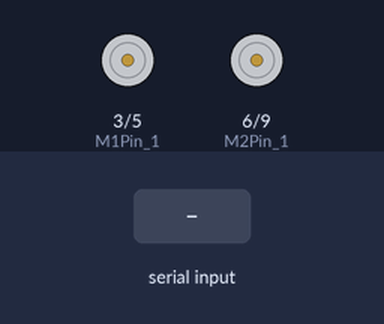
This sketch was run on a simulated Arduino Uno, built with avr-gcc and run on an emulated ATmega328P. Parts: motor-driver pin pairs drawn as motors (green arrow = first pin HIGH = forward, orange = second pin HIGH = backward, longer = more drive). Inputs (shaded band) come from the test bench.

Above: at 1.2 s.
1.3 s: "f" received over Serial
At 2.1 s:
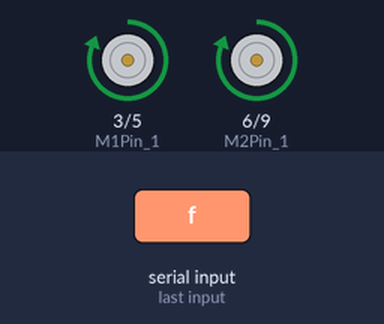
2.8 s: "b" received over Serial
At 3.2 s:
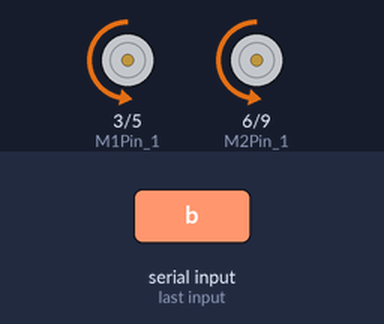
4.3 s: "r" received over Serial
At 5.5 s:
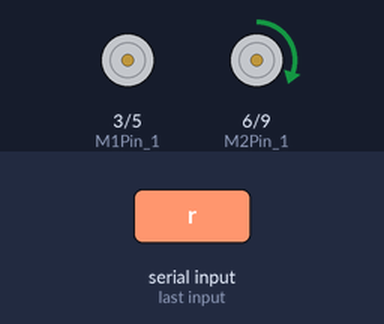
5.8 s: "l" received over Serial
At 6.7 s:
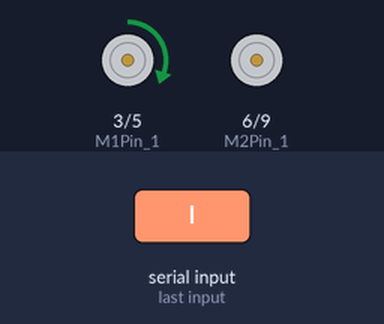
7.3 s: "c" received over Serial
At 7.8 s:
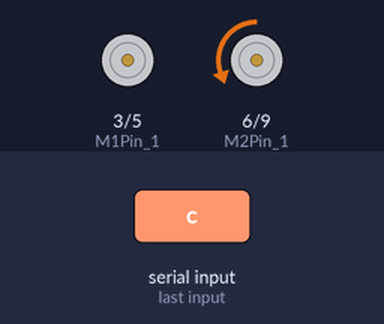
8.8 s: "z" received over Serial
At 10.2 s:
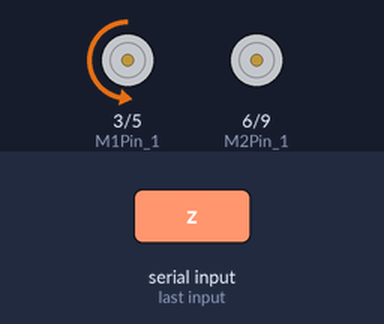
Timing chart, 0 to 11.3 s (numbered marks = the images above; inputs shaded):
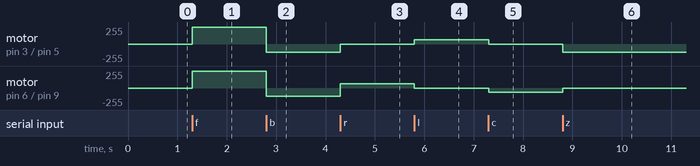

Measured:
- after the input at 1.3 s, motor on pin 3 (M1Pin_1) / pin 5 (M1Pin_2), motor on pin 6 (M2Pin_1) / pin 9 (M2Pin_2): stopped → forward 255/255 at once
- after the input at 2.8 s, motor on pin 3 (M1Pin_1) / pin 5 (M1Pin_2), motor on pin 6 (M2Pin_1) / pin 9 (M2Pin_2): forward 255/255 → backward 127/255 at once
- after the input at 4.3 s, motor on pin 3 (M1Pin_1) / pin 5 (M1Pin_2): backward 127/255 → stopped at once; motor on pin 6 (M2Pin_1) / pin 9 (M2Pin_2): backward 127/255 → forward 63/255 at once
- after the input at 5.8 s, motor on pin 3 (M1Pin_1) / pin 5 (M1Pin_2): stopped → forward 63/255 at once; motor on pin 6 (M2Pin_1) / pin 9 (M2Pin_2): forward 63/255 → stopped at once
- after the input at 7.3 s, motor on pin 3 (M1Pin_1) / pin 5 (M1Pin_2): forward 63/255 → stopped at once; motor on pin 6 (M2Pin_1) / pin 9 (M2Pin_2): stopped → backward 63/255 at once
- after the input at 8.8 s, motor on pin 3 (M1Pin_1) / pin 5 (M1Pin_2): stopped → backward 127/255 at once; motor on pin 6 (M2Pin_1) / pin 9 (M2Pin_2): backward 63/255 → stopped at once

The sketch:

R_G_B_Maze_Traversing_Robot.ino
```cpp
/**
 *
 * @name R-G-B Maze Traversing Robot
 * @author Mohammad Rakibul Haider
 * @version 0.2
 * @description Interface Arduino with two D.C. Motors. In this phase
 *  we will implement basic movement (turn left-right, move forward-background) and control
 *  speed (using P.W.M.). Drive our robot from Arduino Serial Terminal.
 */

static int Speed = 255;       //Highest running speed
const int reverseSpeed = 127; //Highest running speed when car on reverse gear
const int turnSpeed = 63;     //Highest turning speed

int M1Pin_1 = 3; //PWM pin 3
int M1Pin_2 = 5; //PWM pin 5

int M2Pin_1 = 6; //PWM pin 6
int M2Pin_2 = 9; //PWM pin 9

byte input;      //variable for keyboard input

/**
 *
 * @param none
 * @return void
 */
void increaseSpeed(){
  if(Speed <256){
    Speed += 5;
  }
}

/**
 *
 * @param none
 * @return void
 */
void decreaseSpeed(){
  if(Speed > 0){
    Speed -= 5;
  }
}


/**
 *
 * @param int mPin1
 * @param int mPin2
 * @param int mPin3
 * @param int mPin4
 * @return void
 */

void turnLeft(int mPin1, int mPin2, int mPin3, int mPin4){
    stop(mPin3, mPin4);
    analogWrite(mPin1, turnSpeed);
    analogWrite(mPin2, 0);
}

/**
 *
 * @param int mPin1
 * @param int mPin2
 * @param int mPin3
 * @param int mPin4
 * @return void
 */

void turnLeftBack(int mPin1, int mPin2, int mPin3, int mPin4){
    stop(mPin3, mPin4);
    analogWrite(mPin2, turnSpeed);
    analogWrite(mPin1, 0);
}

/**
 *
 * @param int mPin1
 * @param int mPin2
 * @param int mPin3
 * @param int mPin4
 * @return void
 */
void turnRight(int mPin1, int mPin2, int mPin3, int mPin4){
    stop(mPin3, mPin4);
    analogWrite(mPin1, turnSpeed);
    analogWrite(mPin2, 0);
}

/**
 *
 * @param int mPin1
 * @param int mPin2
 * @param int mPin3
 * @param int mPin4
 * @return void
 */
void turnRightBack(int mPin1, int mPin2, int mPin3, int mPin4){
    stop(mPin3, mPin4);
    analogWrite(mPin2, turnSpeed);
    analogWrite(mPin1, 0);
}

/**
 *
 * @param int mPin1
 * @param int mPin2
 * @return void
 */
void stop(int mPin1, int mPin2){
    digitalWrite(mPin1, LOW);
    digitalWrite(mPin2, LOW);
}

/**
 *
 * @param int mPin1
 * @param int mPin2
 * @return void
 */
void forward(int mPin1, int mPin2){
    analogWrite(mPin1, Speed);
    analogWrite(mPin2, 0);
}

/**
 *
 * @param int mPin1
 * @param int mPin2
 * @return void
 */
void reverse(int mPin1, int mPin2){
    analogWrite(mPin2, reverseSpeed);
    analogWrite(mPin1, 0);
}


void setup(){
   pinMode(M1Pin_1, OUTPUT);
   pinMode(M1Pin_2, OUTPUT);
   pinMode(M2Pin_1, OUTPUT);
   pinMode(M2Pin_2, OUTPUT);
   Serial.begin(9600); //initialize serial input
}

void loop(){
  //Serial.println(Speed);
    if(Serial.available() > 0) {
        input = Serial.read();
        switch(input) {
           case 'f':
             forward(M1Pin_1, M1Pin_2);
             forward(M2Pin_1, M2Pin_2);
             delay(1000);
             break;
           case 'b':
             reverse(M1Pin_1, M1Pin_2);
             reverse(M2Pin_1, M2Pin_2);
             delay(1000);
             break;
           case 's':
             stop(M1Pin_1, M1Pin_2);
             stop(M2Pin_1, M2Pin_2);
             delay(1000);
             break;
           case 'i':
             increaseSpeed();
             delay(1000);
             break;
           case 'd':
             decreaseSpeed();
             delay(1000);
             break;
           case 'r':
             turnRight(M2Pin_1, M2Pin_2, M1Pin_1, M1Pin_2);
             break;
           case 'l':
             turnLeft(M1Pin_1, M1Pin_2, M2Pin_1, M2Pin_2);
             break;
           case 'c':
             turnRightBack(M2Pin_1, M2Pin_2, M1Pin_1, M1Pin_2);
             break;
           case 'z':
             turnLeftBack(M1Pin_1, M1Pin_2, M2Pin_1, M2Pin_2);
             break;
        }
    }
}
```
